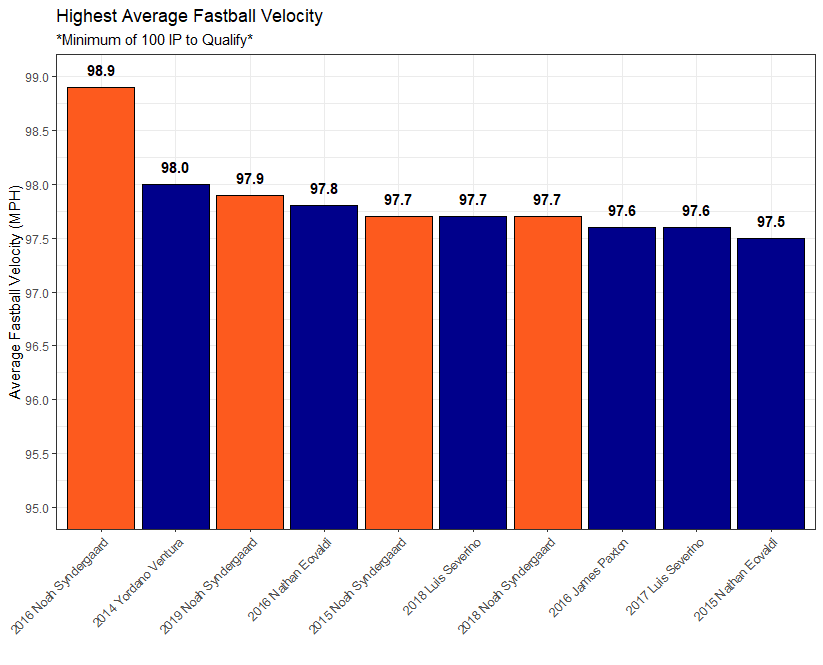

The R source for this figure:
#Set working directory

setwd("C:/Users/daily/Desktop/Repositories/MiscVisuals/Bar Charts")

#Load necessary libraries

library(tidyverse)
library(ggplot2)
library(weights)
theme_set(theme_bw())

#Import data

velo_data <- read.csv("C:/Users/daily/Desktop/Repositories/MiscVisuals/Bar Charts/Thor Velo.csv")

#Creating a highlight for Noah Syndergaard

velo_data <- velo_data %>%
  mutate(Highlight = ifelse(Name == "Noah Syndergaard", "yes", "no"))

#Combine season and player columns

velo_data$SeasonName <- paste(velo_data$Season, velo_data$Name, sep = " ")

#Create visual

velo_data %>%
  ggplot(aes(x = reorder(SeasonName, desc(vFA)), y = vFA, fill = Highlight)) +
  geom_bar(stat = "identity", color = "black") +
  geom_text(aes(label = rd(vFA, 1)), fontface = "bold", vjust = -1) +
  coord_cartesian(ylim = c(95, 99)) +
  scale_y_continuous(breaks = seq(95, 99, 0.5)) +
  scale_fill_manual(values = c("yes" = "#FD5A1E", "no" = "dark blue")) +
  theme(legend.position = "none") +
  theme(axis.text.x = element_text(angle = 45, vjust = 1, hjust = 1)) +
  labs(title = "Highest Average Fastball Velocity",
       subtitle = "*Minimum of 100 IP to Qualify*",
       x = "",
       y = "Average Fastball Velocity (MPH)",
       fill = "Player")
